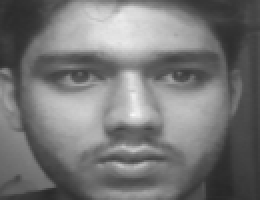
#> input picture images/golu/100.png, 130 x 100 px, given in place of the camera (shown 2 times larger)
$ python imagecapture.py
#> lines starting #> are read from the running program, lines starting #| are printed output that depends on the picture; after the words box and inside, x2 and y2 are one past the last pixel; in counts of white or black regions, pixels touching at a corner belong together
import cv2, os
import imutils
import numpy
import urllib.request
haar_file = 'haarcascade_frontalface_default.xml'
datasets = 'images'
sub_data = 'golu'

path = os.path.join(datasets, sub_data)
if not os.path.isdir(path):
    os.mkdir(path)

(width, height) = (130, 100)
face_cascade = cv2.CascadeClassifier(haar_file)
webcam = cv2.VideoCapture(0)
# url='http://192.168.202.230:8080/shot.jpg'
count = 1
while count < 601:
    print(count)
    (_, im) = webcam.read()
#> im is the input picture: shape (100, 130, 3); min 39, max 248, mean 118.6
    # imgPath = urllib.request.urlopen(url)
    # imgNp = numpy.array(bytearray(imgPath.read()), dtype=numpy.uint8)
    # im = cv2.imdecode(imgNp, -1)
    gray = cv2.cvtColor(im, cv2.COLOR_BGR2GRAY)
    faces = face_cascade.detectMultiScale(gray, 1.3, 4)
#> faces = [[23, 4, 89, 89]]
    for (x,y,w,h) in faces:
        cv2.rectangle(im,(x,y),(x+w,y+h),(255,0,0),2)
        face = gray[y:y + h, x:x + w]
        face_resize = cv2.resize(face, (width, height))
        cv2.imwrite('%s/%s.png' % (path,count), face_resize)
#> this loop made 1 pass
#> pass 1, `face = gray[y:y + h, x:x + w]`:
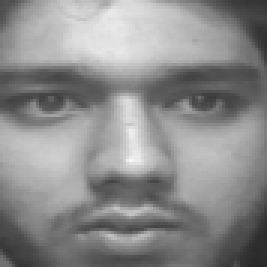
#> face: shape (89, 89) (shown 3 times larger); min 40, max 248, mean 139.9
#> pass 1, `face_resize = cv2.resize(face, (width, height))`:
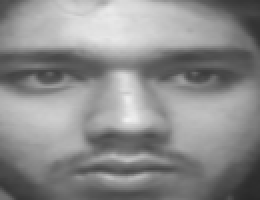
#> face_resize: shape (100, 130) (shown 2 times larger); min 40, max 240, mean 139.7
#> after the loop:
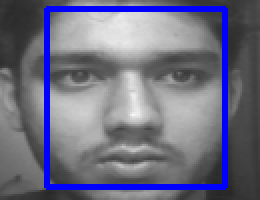
#> im: shape (100, 130, 3) (shown 2 times larger); 8.18% of pixels changed, all inside (x1, y1, x2, y2) = (22, 3, 114, 95)
    count += 1

    cv2.imshow('OpenCV', im)
    key = cv2.waitKey(10)
#> (key Esc is pressed here)
    if key == 27:
        break
print("Dataset obtained successfully")
webcam.release()
cv2.destroyAllWindows()
